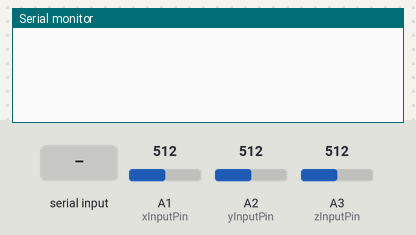
This sketch was run on a simulated Arduino Uno, built with avr-gcc and run on an emulated ATmega328P. On the bench: the last lines printed to the serial monitor. The inputs (shaded band) are chosen by the test bench; at power-on: A1 (xInputPin) = 512, A2 (yInputPin) = 512, A3 (zInputPin) = 512.

Above: at 4.5 s.
4.6 s: "1" received over the second serial link
At 5.7 s:
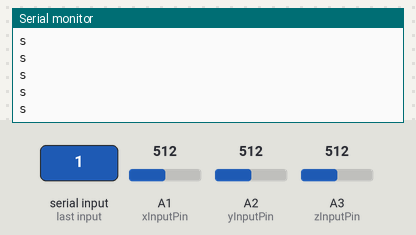
6.5 s: A1 (xInputPin) set to 546
At 7.1 s:
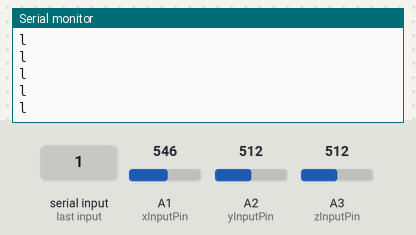
8.4 s: A2 (yInputPin) set to 716
At 9.1 s:
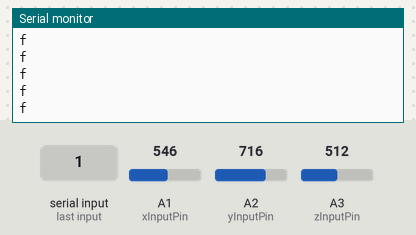
10.3 s: A1 (xInputPin) set to 306
At 11.1 s:
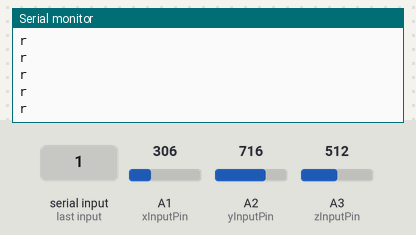

The sketch:

Hand_Gesture_Detection.ino
```cpp
//MOISES BARBERA RAMOS
//"CODING AND ROBOTICS SOCIETY" VICE-PRESIDENT
//14-06-2018 LIVERPOOL, UK - SHANGHAI, CHINA

#include <SoftwareSerial.h>
SoftwareSerial BTserial(2, 3); // TX | RX

//set the three axis of the accelerometre to the different pins on the motherboard
int xInputPin = 1;
int yInputPin = 2;
int zInputPin = 3;

float xRestingValue;
float yRestingValue;
float zRestingValue;

int state = 0;

void setup() {
  //to run code once:
  pinMode(xInputPin, INPUT);
  pinMode(yInputPin, INPUT);
  pinMode(zInputPin, INPUT);

//defining the bluetooth and setting it to allow checking on the Serial Monitor
  Serial.begin(9600);
  BTserial.begin(38400);

  float xSum = 0;
  float ySum = 0;
  float zSum = 0;

  delay(3000);

  //Modifying the produced data to be readable
  for(int i = 0; i < 1000; i++) {
    xSum += analogRead(xInputPin);
    ySum += analogRead(yInputPin);
    zSum += analogRead(zInputPin);
  }

  xRestingValue = xSum / 1000;
  yRestingValue = ySum / 1000;
  zRestingValue = zSum / 1000;
}

void loop() {

    int xInput = (int) analogRead(xInputPin) - xRestingValue;
    int yInput = (int) analogRead(yInputPin) - yRestingValue;
    int zInput = (int) analogRead(zInputPin) - zRestingValue;

//Assigning the data produced an action (to send which signal to the receiver - Smart_Car.ino)
  if(BTserial.available()) {
    if(xInput <= 15 && xInput >= -15 && yInput  <= 15 && yInput >= -15) {
    //stationary code
    BTserial.write('S'); Serial.println("s");
    delay(2);

  } else if(yInput > 15 && yInput > xInput && yInput > -xInput) {
    //forward code
    BTserial.write('F'); Serial.println("f");
    delay(2);

  } else if(yInput < xInput && yInput < -xInput && yInput < -15) {
    //backward code
    BTserial.write('B'); Serial.println("b");
    delay(2);

  } else if (xInput < -15 && xInput < yInput && xInput < -yInput) {
    //right code
    BTserial.write('R'); Serial.println("r");
    delay(2);

  } else if(xInput > 15 && xInput > yInput && xInput > -yInput) {
    //left code
    BTserial.write('L'); Serial.println("l");
    delay(2);
  } else {
  }
  }
}
```

Measured:
- the behaviour switches between 527 and 528 on A1 (xInputPin) (found by bisection; images 1 and 2)
- after the input at 4.6 s, the serial monitor: prints a new line at once (image 1)
- after the input at 6.5 s, the serial monitor: prints a new line after 0.07 s (image 2)
- after the input at 8.4 s, the serial monitor: prints a new line after 0.07 s (image 3)
- after the input at 10.3 s, the serial monitor: prints a new line after 0.07 s (image 4)
